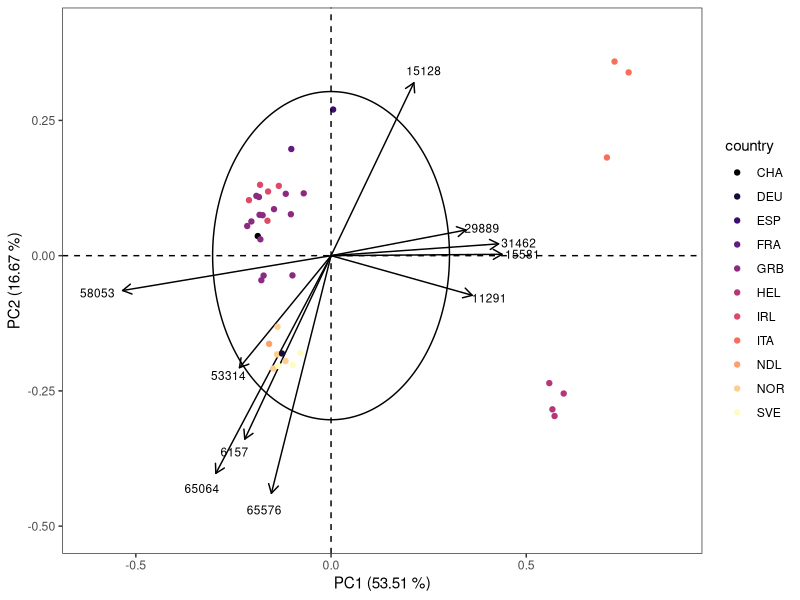
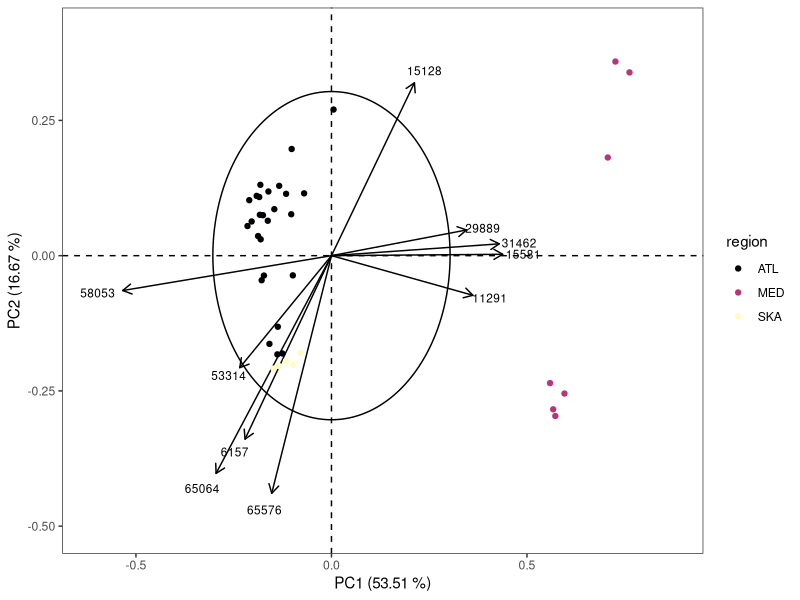
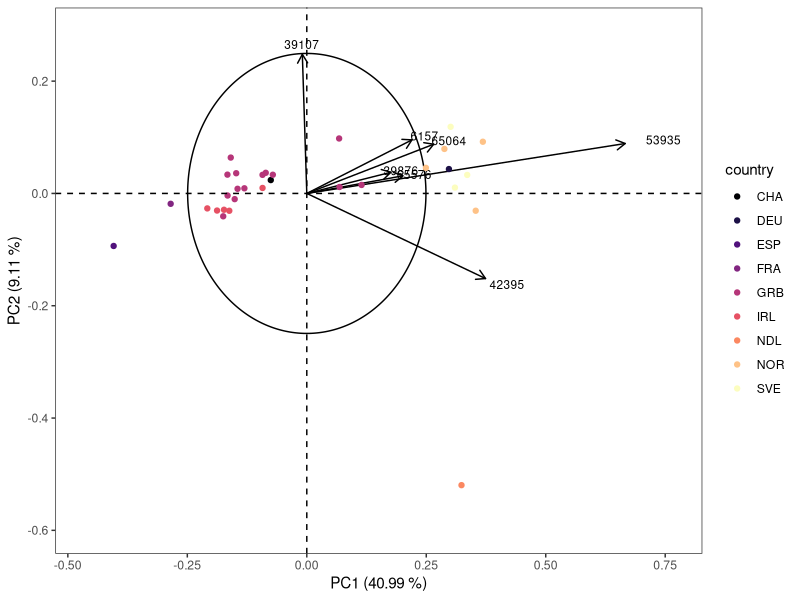
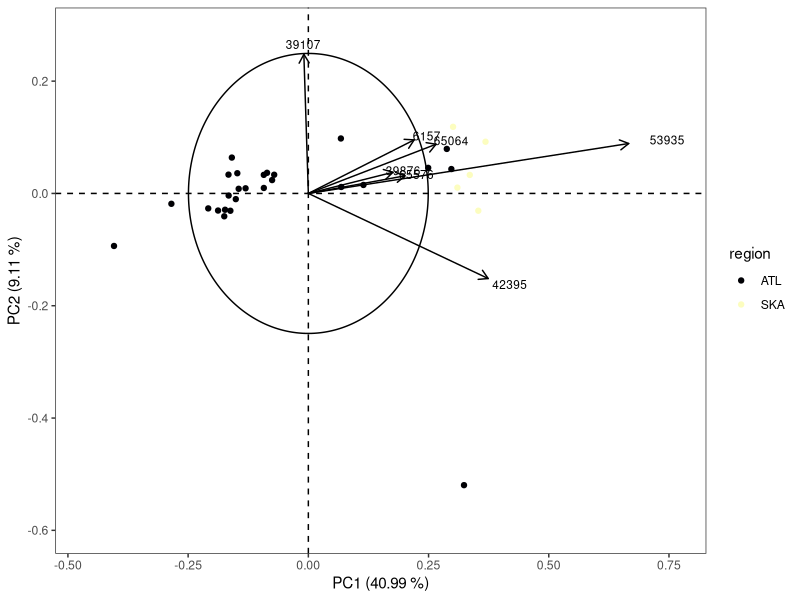
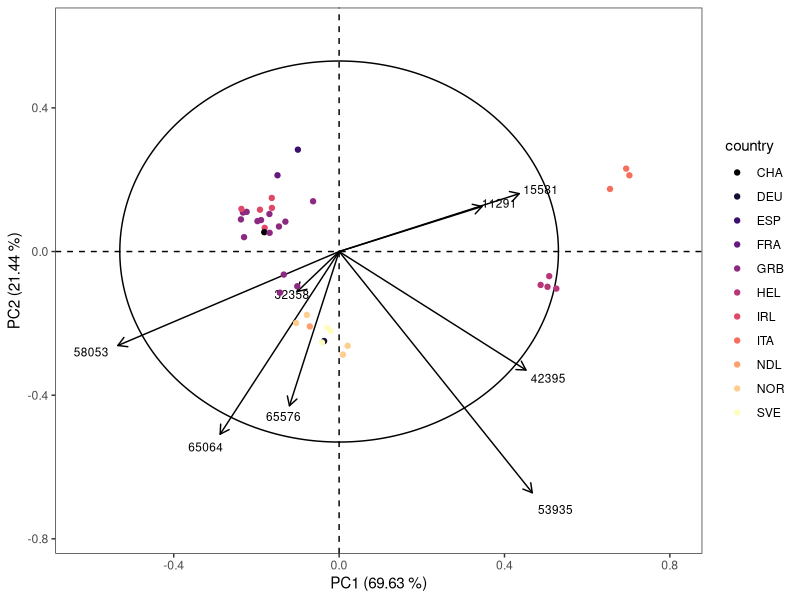
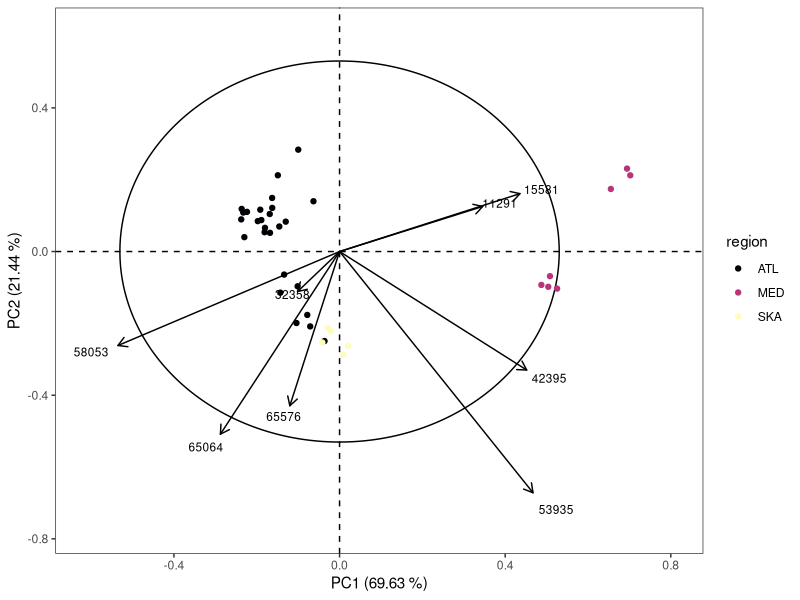
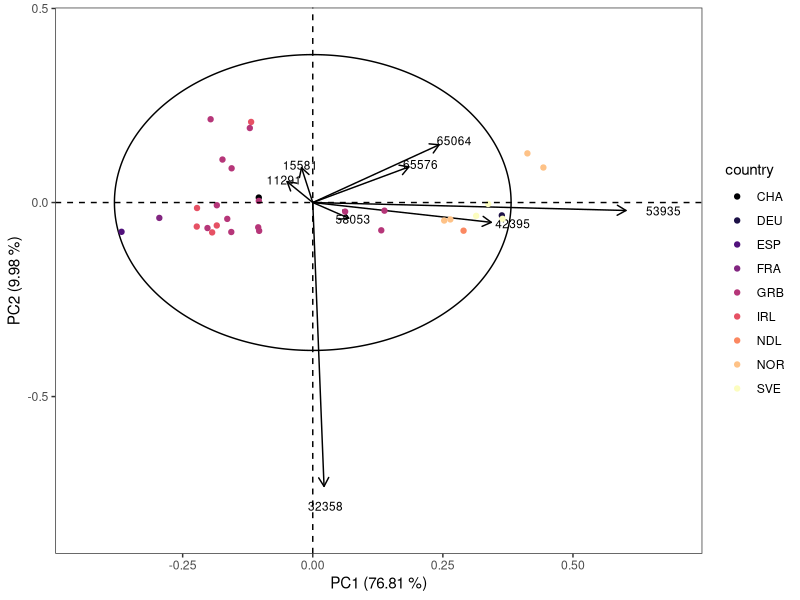
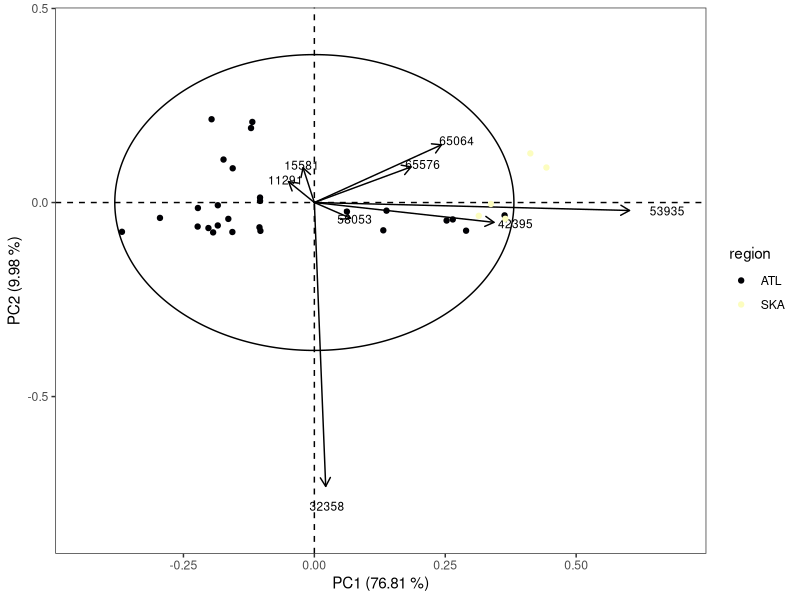

These figures' R source, in order:
library(vegan)
library(tidyverse)
library(ggforce)

countryList <- function(populations){
  reference <- data.frame(
                  pop = c("Brd","Cro","Eye","Heb","Iom","Ios","Loo","Lyn","Ork","Pad","Pem","She","Sbs","Sul",
                          "Jer",
                          "Idr",
                          "Hel",
                          "Ale","Sky","The","Tor",
                          "Cor","Hoo","Kil","Mul","Ven",
                          "Laz","Tar","Sar",
                          "Oos",
                          "Ber","Flo","Sin","Tro",
                          "Vig",
                          "Gul","Kav","Lys"),
                  country = c(rep("GRB",14),"CHA","FRA","DEU",rep("HEL",4),rep("IRL",5),rep("ITA",3),"NDL",rep("NOR",4),"ESP",rep("SVE",3))
                )
  for(i in 1:nrow(reference)){
    populations[populations == reference$pop[i]] <- reference$country[i]
  }

  return(populations)
}

regionList <- function(populations){
  reference <- data.frame(
                  pop = c("Brd","Cro","Eye","Heb","Iom","Ios","Loo","Lyn","Ork","Pad","Pem","She","Sbs","Sul",
                          "Jer",
                          "Idr",
                          "Hel",
                          "Ale","Sky","The","Tor",
                          "Cor","Hoo","Kil","Mul","Ven",
                          "Laz","Tar","Sar",
                          "Oos",
                          "Ber","Tro",
                          "Flo","Sin",
                          "Vig",
                          "Gul","Kav","Lys"),
                  region = c(rep("ATL",17),rep("MED",4),rep("ATL",5),rep("MED",3),rep("ATL",3),rep("SKA",2),"ATL",rep("SKA",3))
                )
  for(i in 1:nrow(reference)){
    populations[populations == reference$pop[i]] <- reference$region[i]
  }

  return(populations)
}

makePlotDF <- function(Evectors,names){
  df.plot <- Evectors[,1:2] %>% as.data.frame()
  rownames(df.plot) <- names
  df.plot$country <- rownames(df.plot)
  df.plot$country <- countryList(df.plot$country)
  df.plot$region <- rownames(df.plot)
  df.plot$region <- regionList(df.plot$region)

  print(df.plot)
  return(df.plot)
}

plotPCA <- function(df.plot, Evalues, U, scale, fileName, option){
  lambda <- sprintf("%.2f",round(Evalues[1:2] / sum(Evalues) *100, 2))
  rad <- scale*sqrt(2/length(Evalues))
  p <- ggplot() + geom_segment(data=U,x=rep(0,nrow(U)),y=rep(0,nrow(U)),xend=U[,1],yend=U[,2], 
             	lineend='round', arrow = arrow(length = unit(0.1, "inches"))) + 
  			 geom_circle(aes(x0=0,y0=0,r=rad)) +
  			 geom_text(data=U,aes(x=1.12*PC1,y=1.07*PC2,label=rownames(U)),size=3) +
  			 geom_point(data=df.plot,aes(x=PC1,y=PC2,col=df.plot[,option]),size=1.5) +
             theme_bw() + scale_color_viridis_d(option='magma') +
             xlab(paste0("PC1 (",lambda[1]," %)")) + ylab(paste0("PC2 (",lambda[2]," %)")) +
             theme(panel.grid.major = element_blank(),panel.grid.minor = element_blank()) +
             geom_hline(yintercept=0,linetype="dashed") + geom_vline(xintercept=0,linetype="dashed") +
             guides(col=guide_legend(title=colnames(df.plot)[option])) +
             xlim(1.15*min(df.plot$PC1,U$PC1,-rad),1.15*max(df.plot$PC1,U$PC1,rad)) +
             ylim(1.15*min(df.plot$PC2,U$PC2,-rad),1.15*max(df.plot$PC2,U$PC2,rad)) 

  p %>% ggsave(fileName,.,device='png',width=15,height=10,units='cm')
}

PCAOutput <- function(allele.freq,thresh){
	PCA <- rda(allele.freq)
	PCA_sum <- summary(PCA)
	PCA.good <- as.data.frame(goodness(PCA, model = "CA", choices = 1:3))
	print(PCA.good[order(-PCA.good$PC2),])

	SNP_list <- rownames(PCA.good[PCA.good$PC2 > thresh,])
	site.scores <- scores(PCA, scaling=1, display="sites")
	site.scores[,1] <- -site.scores[,1]
	species.scores <- 0.5*scores(PCA, scaling=1, display="species")
	scale <- 0.5*attributes(species.scores)$const
	species.scores <- as.data.frame(species.scores[rownames(species.scores) %in% SNP_list,])
	rownames(species.scores) <- substr(rownames(species.scores),start=2,stop=nchar(rownames(species.scores))-2)
	species.scores$PC1 <- -species.scores$PC1

	Evalues <- as.vector(PCA_sum$cont$importance[2,])

	PCAOut <- list(Evectors=site.scores, Umatrix=species.scores, Evalues=Evalues, Scale=scale)

}

al.freq.tot <- read.csv("Output/allele_freq_total.csv", header=T,row.names=1)
PCA.tot <- PCAOutput(al.freq.tot,0.90)
df.plot.tot <- makePlotDF(PCA.tot$Evectors, rownames(PCA.tot$Evectors))
plotPCA(df.plot.tot,PCA.tot$Evalues,PCA.tot$Umatrix,PCA.tot$Scale,"PCA_tot_country.png",3)
plotPCA(df.plot.tot,PCA.tot$Evalues,PCA.tot$Umatrix,PCA.tot$Scale,"PCA_tot_region.png",4)

al.freq.atl <- al.freq.tot[!(row.names(al.freq.tot) %in% c("Laz","Tar","Sar","Ale","The","Tor","Sky")),]
PCA.atl <- PCAOutput(al.freq.atl,0.7)
PCA.atl$Evectors[,2] <- -PCA.atl$Evectors[,2]
PCA.atl$Umatrix[,2] <- -PCA.atl$Umatrix[,2]
df.plot.atl <- makePlotDF(PCA.atl$Evectors, rownames(PCA.atl$Evectors))
plotPCA(df.plot.atl,PCA.atl$Evalues,PCA.atl$Umatrix,PCA.atl$Scale,"PCA_atl_country.png",3)
plotPCA(df.plot.atl,PCA.atl$Evalues,PCA.atl$Umatrix,PCA.atl$Scale,"PCA_atl_region.png",4)

al.freq.sel.tot <- read.csv("Output/allele_freq_sel.csv", header=T, row.names=1)
PCA.sel.tot <- PCAOutput(al.freq.sel.tot,0.01)
df.plot.sel.tot <- makePlotDF(PCA.sel.tot$Evectors, rownames(PCA.sel.tot$Evectors))
plotPCA(df.plot.sel.tot,PCA.sel.tot$Evalues,PCA.sel.tot$Umatrix,PCA.sel.tot$Scale,"PCA_sel_tot_country.png",3)
plotPCA(df.plot.sel.tot,PCA.sel.tot$Evalues,PCA.sel.tot$Umatrix,PCA.sel.tot$Scale,"PCA_sel_tot_region.png",4)

al.freq.sel.atl <- al.freq.sel.tot[!(row.names(al.freq.sel.tot) %in% c("Laz","Tar","Sar","Ale","The","Tor","Sky")),]
PCA.sel.atl <- PCAOutput(al.freq.sel.atl,0.01)
df.plot.sel.atl <- makePlotDF(PCA.sel.atl$Evectors, rownames(PCA.sel.atl$Evectors))
plotPCA(df.plot.sel.atl,PCA.sel.atl$Evalues,PCA.sel.atl$Umatrix,PCA.sel.atl$Scale,"PCA_sel_atl_country.png",3)
plotPCA(df.plot.sel.atl,PCA.sel.atl$Evalues,PCA.sel.atl$Umatrix,PCA.sel.atl$Scale,"PCA_sel_atl_region.png",4)

al.freq.neut.tot <- read.csv("Output/allele_freq_neut.csv", header=T, row.names=1)
PCA.neut.tot <- PCAOutput(al.freq.neut.tot,0.80)
df.plot.neut.tot <- makePlotDF(PCA.neut.tot$Evectors, rownames(PCA.neut.tot$Evectors))
plotPCA(df.plot.neut.tot,PCA.neut.tot$Evalues,PCA.neut.tot$Umatrix,PCA.neut.tot$Scale,"PCA_neut_tot_country.png",3)
plotPCA(df.plot.neut.tot,PCA.neut.tot$Evalues,PCA.neut.tot$Umatrix,PCA.neut.tot$Scale,"PCA_neut_tot_region.png",4)

al.freq.neut.atl <- al.freq.neut.tot[!(row.names(al.freq.neut.tot) %in% c("Laz","Tar","Sar","Ale","The","Tor","Sky")),]
PCA.neut.atl <- PCAOutput(al.freq.neut.atl,0.70)
df.plot.neut.atl <- makePlotDF(PCA.neut.atl$Evectors, rownames(PCA.neut.atl$Evectors))
plotPCA(df.plot.neut.atl,PCA.neut.atl$Evalues,PCA.neut.atl$Umatrix,PCA.neut.atl$Scale,"PCA_neut_atl_country.png",3)
plotPCA(df.plot.neut.atl,PCA.neut.atl$Evalues,PCA.neut.atl$Umatrix,PCA.neut.atl$Scale,"PCA_neut_atl_region.png",4)
